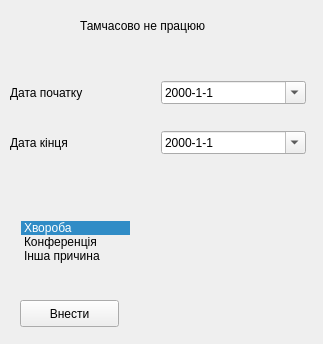
<?xml version="1.0" encoding="UTF-8"?>
<ui version="4.0">
 <class>temporary_not_working</class>
 <widget class="QWidget" name="temporary_not_working">
  <property name="geometry">
   <rect>
    <x>0</x>
    <y>0</y>
    <width>323</width>
    <height>344</height>
   </rect>
  </property>
  <property name="windowTitle">
   <string>Form</string>
  </property>
  <widget class="QLabel" name="label_3">
   <property name="geometry">
    <rect>
     <x>80</x>
     <y>10</y>
     <width>161</width>
     <height>31</height>
    </rect>
   </property>
   <property name="text">
    <string>Тамчасово не працюю</string>
   </property>
  </widget>
  <widget class="QStackedWidget" name="reason_picker">
   <property name="geometry">
    <rect>
     <x>160</x>
     <y>190</y>
     <width>151</width>
     <height>141</height>
    </rect>
   </property>
   <widget class="QWidget" name="page"/>
   <widget class="QWidget" name="page_2"/>
  </widget>
  <widget class="QListWidget" name="reason_list">
   <property name="geometry">
    <rect>
     <x>20</x>
     <y>220</y>
     <width>111</width>
     <height>61</height>
    </rect>
   </property>
   <property name="styleSheet">
    <string notr="true">background: rgba(0, 0, 0, 0)</string>
   </property>
   <property name="isWrapping" stdset="0">
    <bool>false</bool>
   </property>
   <property name="currentRow">
    <number>0</number>
   </property>
   <item>
    <property name="text">
     <string>Хвороба</string>
    </property>
   </item>
   <item>
    <property name="text">
     <string>Конференція</string>
    </property>
   </item>
   <item>
    <property name="text">
     <string>Інша причина</string>
    </property>
   </item>
  </widget>
  <widget class="QPushButton" name="submit_button">
   <property name="geometry">
    <rect>
     <x>20</x>
     <y>300</y>
     <width>99</width>
     <height>27</height>
    </rect>
   </property>
   <property name="text">
    <string>Внести</string>
   </property>
  </widget>
  <widget class="QWidget" name="">
   <property name="geometry">
    <rect>
     <x>10</x>
     <y>60</y>
     <width>296</width>
     <height>117</height>
    </rect>
   </property>
   <layout class="QVBoxLayout" name="verticalLayout">
    <item>
     <layout class="QHBoxLayout" name="horizontalLayout">
      <item>
       <widget class="QLabel" name="label">
        <property name="text">
         <string>Дата початку</string>
        </property>
       </widget>
      </item>
      <item>
       <widget class="QDateEdit" name="dateEdit">
        <property name="displayFormat">
         <string>yyyy-M-d</string>
        </property>
        <property name="calendarPopup">
         <bool>true</bool>
        </property>
       </widget>
      </item>
     </layout>
    </item>
    <item>
     <layout class="QHBoxLayout" name="horizontalLayout_2">
      <item>
       <widget class="QLabel" name="label_2">
        <property name="text">
         <string>Дата кінця</string>
        </property>
       </widget>
      </item>
      <item>
       <widget class="QDateEdit" name="dateEdit_2">
        <property name="displayFormat">
         <string>yyyy-M-d</string>
        </property>
        <property name="calendarPopup">
         <bool>true</bool>
        </property>
       </widget>
      </item>
     </layout>
    </item>
   </layout>
  </widget>
 </widget>
 <resources/>
 <connections/>
</ui>
